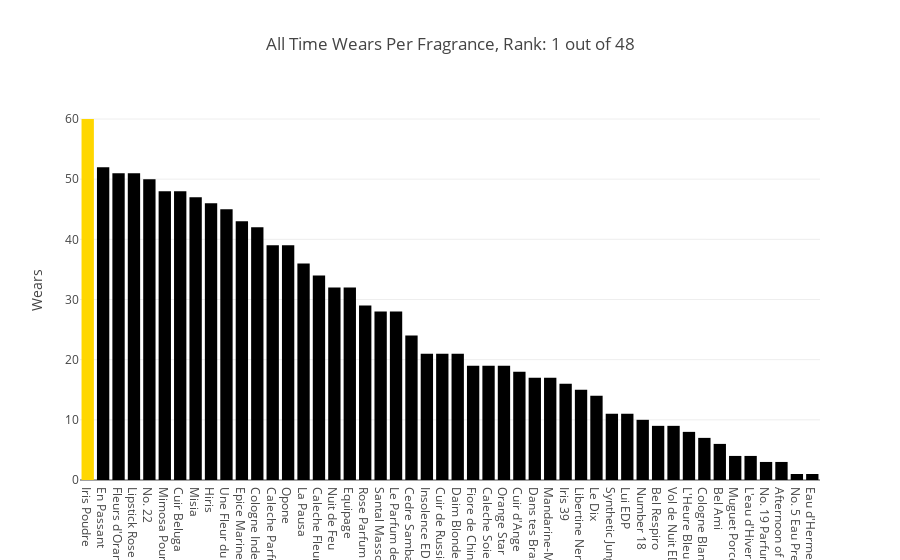

The notebook cell saved with this chart:
### Code cell
def all_wears_plot (selected_fragrance,wears_df):

    sorted_df = wears_df.groupby(["Fragrance"])["Wears"].sum().reset_index().sort_values(by='Wears', ascending=False).reset_index()

    # Create a bar plot
    fig = px.bar(sorted_df, x='Fragrance', y='Wears', title='Wears by Fragrance (Descending Order)')



    # Highlight the bar for the selected fragrance
    highlighted_bar_index = sorted_df[sorted_df['Fragrance'] == selected_fragrance].index[0]
    #display(sorted_df[sorted_df['Fragrance'] == selected_fragrance].index)
    colors = ['gold' if i == highlighted_bar_index else 'black' for i in range(len(sorted_df))]
    fig.data[0].marker.color = colors


    variable2=sorted_df.index.max()
    fig.update_layout(
        title=f'All Time Wears Per Fragrance, Rank: {highlighted_bar_index+1} out of {variable2+1}',
    xaxis_title=None)
    
    #return fig
    # Show the plot in Streamlit app
    #st.plotly_chart(fig)
    fig.show()
selected_fragrance="Iris Poudre"
all_wears_plot(selected_fragrance,wears_df)

### Figure 1 — Plotly figure (JSON) as saved in the notebook; plotly's stock layout.template omitted (floating-point values rounded to 4 significant figures)
{"data": [{"alignmentgroup": "True", "hovertemplate": "Fragrance=%{x}<br>Wears=%{y}<extra></extra>", "legendgroup": "", "marker": {"color": ["gold", "black", "black", "black", "black", "black", "black", "black", "black", "black", "black", "black", "black", "black", "black", "black", "black", "black", "black", "black", "black", "black", "black", "black", "black", "black", "black", "black", "black", "black", "black", "black", "black", "black", "black", "black", "black", "black", "black", "black", "black", "black", "black", "black", "black", "black", "black", "black"], "pattern": {"shape": ""}}, "name": "", "offsetgroup": "", "orientation": "v", "showlegend": false, "textposition": "auto", "type": "bar", "x": ["Iris Poudre", "En Passant", "Fleurs d'Oranger", "Lipstick Rose", "No. 22", "Mimosa Pour Moi", "Cuir Beluga", "Misia", "Hiris", "Une Fleur du Cassie", "Epice Marine", "Cologne Indelible", "Caleche Parfum", "Opone", "La Pausa", "Caleche Fleurs de Mediteranee", "Nuit de Feu", "Equipage", "Rose Parfum", "Santal Massoia", "Le Parfum de Therese", "Cedre Sambac", "Insolence EDP", "Cuir de Russie", "Daim Blonde", "Fiore de Chinotto", "Caleche Soie de Parfum (EDP)", "Orange Star", "Cuir d'Ange", "Dans tes Bras", "Mandarine-Mandarin", "Iris 39", "Libertine Neroli", "Le Dix", "Synthetic Jungle", "Lui EDP", "Number 18", "Bel Respiro", "Vol de Nuit EDT", "L'Heure Bleu", "Cologne Blanche", "Bel Ami", "Muguet Porcelain", "L'eau d'Hiver", "No. 19 Parfum", "Afternoon of a Faun", "No. 5 Eau Premiere", "Eau d'Hermes"], "xaxis": "x", "y": [60, 52, 51, 51, 50, 48, 48, 47, 46, 45, 43, 42, 39, 39, 36, 34, 32, 32, 29, 28, 28, 24, 21, 21, 21, 19, 19, 19, 18, 17, 17, 16, 15, 14, 11, 11, 10, 9, 9, 8, 7, 6, 4, 4, 3, 3, 1, 1], "yaxis": "y"}], "layout": {"barmode": "relative", "legend": {"tracegroupgap": 0}, "title": {"text": "All Time Wears Per Fragrance, Rank: 1 out of 48"}, "xaxis": {"anchor": "y", "domain": [0, 1], "title": {}}, "yaxis": {"anchor": "x", "domain": [0, 1], "title": {"text": "Wears"}}}}
